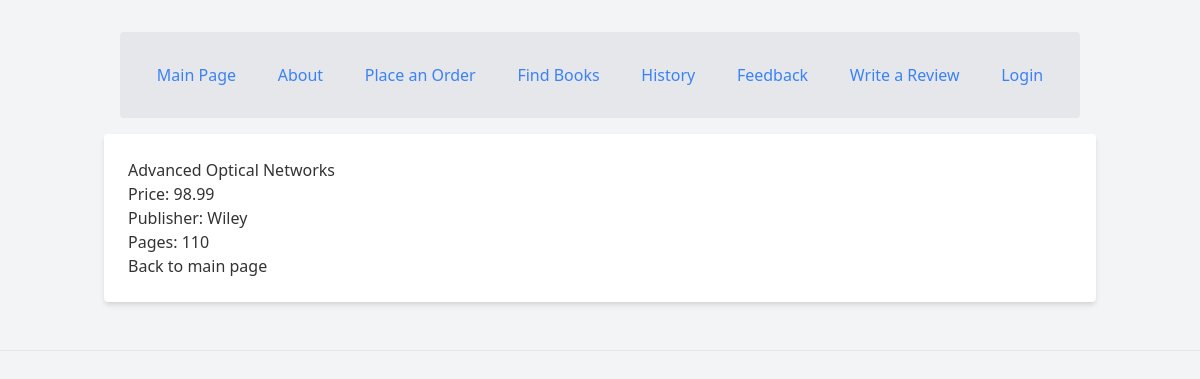
Screenshot of /myapp/1/ with the database file from the repository.
### myapp/models.py (models this page shows, shortened)
class Book(models.Model):
    CATEGORY_CHOICES = [
        ('S', 'Science & Tech'),
        ('F', 'Fiction'),
        ('B', 'Biography'),
        ('T', 'Travel'),
        ('O', 'Other')
    ]
    title = models.CharField(max_length=200)
    category = models.CharField(max_length=1, choices=CATEGORY_CHOICES, default='S')
    num_pages = models.PositiveIntegerField(default=100)
    price = models.DecimalField(max_digits=10, decimal_places=2)
    publisher = models.ForeignKey(Publisher, related_name='books', on_delete=models.CASCADE)
    description = models.TextField(blank=True)  # New field
    num_reviews = models.PositiveIntegerField(default=0)

class Publisher(models.Model):
    name = models.CharField(max_length=200)
    website = models.URLField()
    city = models.CharField(max_length=20, blank=True)
    country = models.CharField(max_length=100, default='USA')
    def __str__(self):
        return self.name

### myapp/views.py (the view)
# urls.py: path('<int:book_id>/', views.detail, name='detail'),
def detail(request, book_id):
    book = get_object_or_404(Book, pk=book_id)
    context = {
        'book': book,
        'title': book.title.upper(),
        'price': f"${book.price}",
        'publisher': book.publisher.name,
        'num_pages': book.num_pages
    }
    return render(request, 'myapp/detail0.html', context)

### myapp/templates/myapp/detail0.html
{% extends 'myapp/base.html' %}
{% block body_block %}
    <h2>{{ book.title }}</h2>
    <p>Price: {{ book.price }}</p>
    <p>Publisher: {{ book.publisher }}</p>
    <p>Pages: {{ book.num_pages }}</p>
    <p><a href="{% url 'myapp:index' %}">Back to main page</a></p>
{% endblock %}

### myapp/static/myapp/styles.css (style rules this page uses)
body { background-color: #f0f0f0; color: #333; }

### rows the page displays
Book: title "Advanced Optical Networks", price "98.99", publisher "Wiley", num_pages "110"
